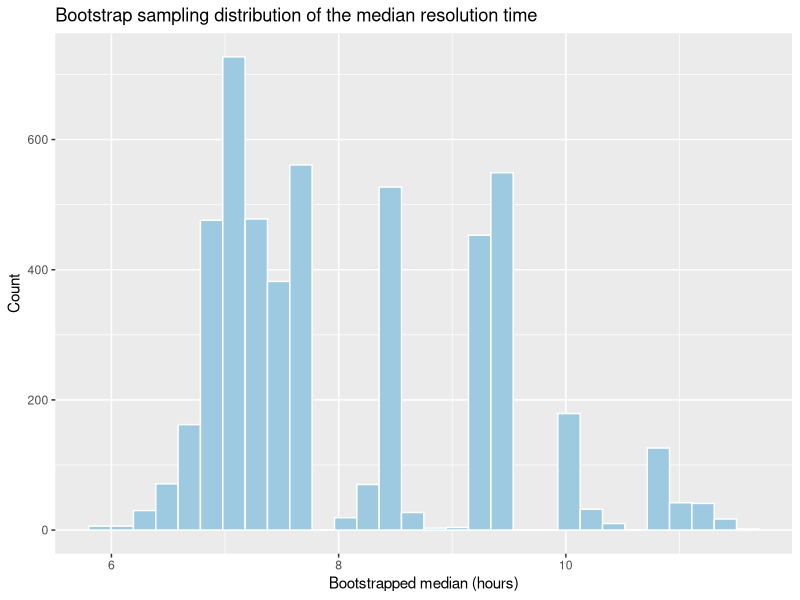

Recreate this plot in R.
## ---- chunk 1
#| echo: true
#| message: false
library(tidyverse)

set.seed(2025)
resolution_times <- rlnorm(30, meanlog = 2, sdlog = 0.6)  # 30 simulated ticket resolution times

boot_medians <- replicate(5000, {
  boot_sample <- sample(resolution_times, size = length(resolution_times), replace = TRUE)
  median(boot_sample)
})

ggplot(tibble(median = boot_medians), aes(x = median)) +
  geom_histogram(bins = 30, fill = "#9ecae1", color = "white") +
  labs(title = "Bootstrap sampling distribution of the median resolution time",
       x = "Bootstrapped median (hours)", y = "Count")
## ---- chunk 2
#| echo: true
sd(boot_medians)
